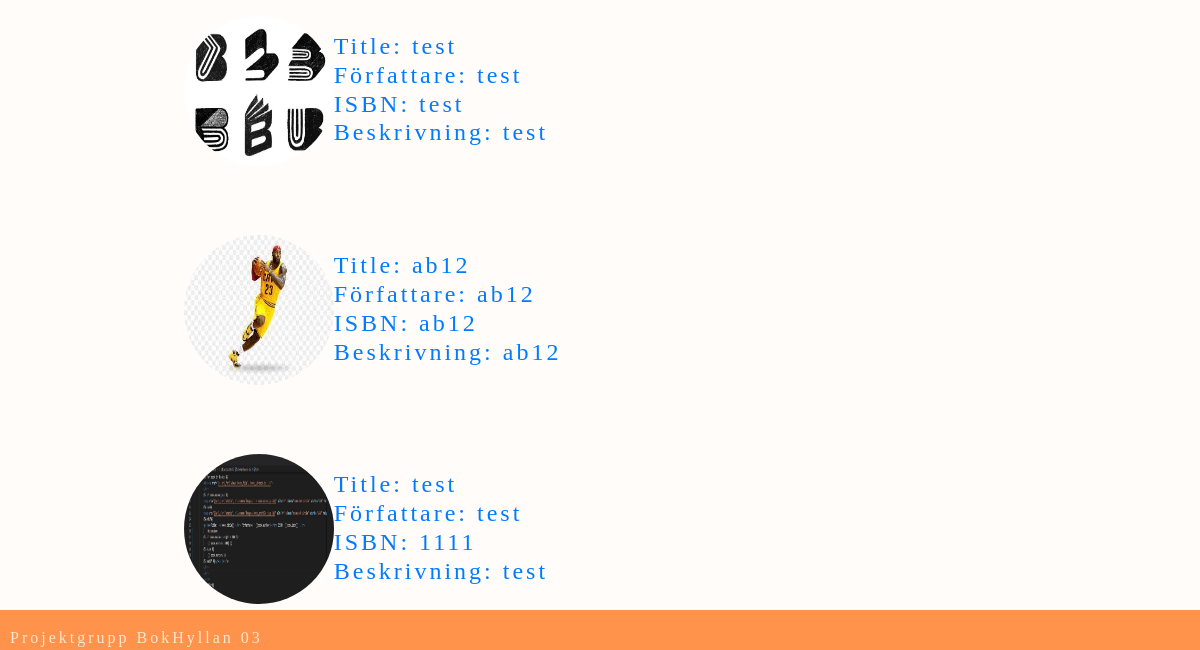
/all-books (signed in, lower part), run on an earlier commit of the app's database.
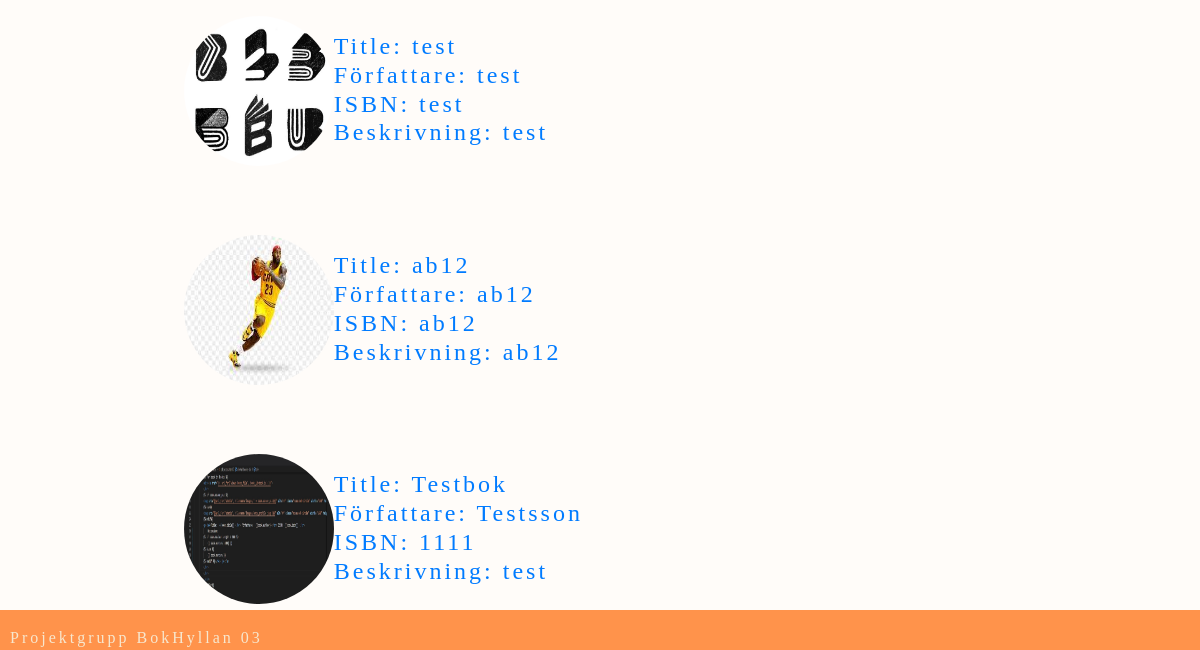
And on a later commit of the database.
### website/models.py (models this page shows)
class Book(db.Model):
    id = db.Column(db.Integer, primary_key = True)
    title = db.Column(db.String(150))
    author = db.Column(db.String(150))
    isbn = db.Column(db.String(150))
    review = db.Column(db.String(30000))
    user_id = db.Column(db.Integer, db.ForeignKey('user.id'))
    cover_pic = db.Column(db.String())

### website/views.py (the view)
@views.route('/all-books')
@login_required
def show_all_books():
    books = Book.query.all()
    return render_template('all_books.html', user=current_user, books=books )

### website/templates/all_books.html (shortened to what this page needs)
{% extends "base.html" %}
{% block content %}
    <div id="all-books-div">
        {% for book in books %}
        <div><a href="{{ url_for('views.book_file', book_id=book.id) }}">
        {% if book.cover_pic %}
        <img src="{{url_for('static', filename='images/' + book.cover_pic)}}" alt="#" class="rounded-circle" width="150" height="150" align="left">
        {%else%}
        <img src="{{url_for('static', filename='images/emty_profile.jpg')}}" alt="#" class="rounded-circle" width="150" height="150" align="left">
        {%endif%}
        <p><h4>Title:  {{book.title}} </br> Författare:  {{book.author}}</br> ISBN: {{book.isbn}} </br>
            Beskrivning:
        {% if book.review|length > 100 %}
            {{ book.review[:100] }}
        {% else %}
            {{ book.review }}
        {% endif %}</h4></p></a>
        </div>
        {%endfor%}
    </div>
{% endblock %}

### website/templates/base.html (shortened to what this page needs)
<!DOCTYPE html>
<html lang="en">
<head>
  <link rel="stylesheet" href="https://cdn.jsdelivr.net/npm/bootstrap@4.3.1/dist/css/bootstrap.min.css"
>
  <link rel="stylesheet" type="text/css" href="{{ url_for('static', filename='styles/style.css')}}">
</head>
<body>
  <div class="container">
    {% block content %}
    {% endblock %}
  </div>
  <footer>
    <p>Projektgrupp BokHyllan 03</p>
  </footer>
</body>
</html>

### website/static/styles/style.css (style rules this page uses)
body { background-color: #fffcf9; font-family: "Palatino Linotype", "Book Antiqua", Palatino, serif; letter-spacing: 3px; }
#home-div, #add-book-div, #sign-up-div, #add-bio-div, #edit-profile-div, #edit-book-div, #add-pic-div, #search-div, #all-books-div { width:75%; margin:auto; margin-top:3em; }
footer { background-color: #ff934b; color: #F7E7CE; position: fixed; padding-left: 10px; bottom: 0; width: 100%; height: 2.5rem; }
footer > p { margin-top: 1em; }

What changed in the data, as far as the page shows it:
changed Book: title "test" → "Testbok"; author "test" → "Testsson"
